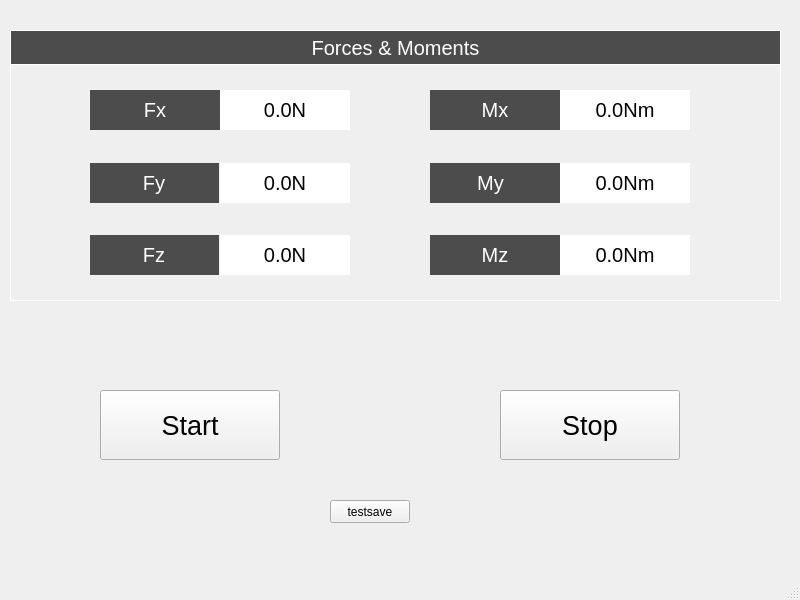
<?xml version="1.0" encoding="UTF-8"?>
<ui version="4.0">
 <class>MainWindow</class>
 <widget class="QMainWindow" name="MainWindow">
  <property name="geometry">
   <rect>
    <x>0</x>
    <y>0</y>
    <width>800</width>
    <height>600</height>
   </rect>
  </property>
  <property name="windowTitle">
   <string>MainWindow</string>
  </property>
  <property name="styleSheet">
   <string notr="true">MainWindow{background :rgb(40,44,52)}</string>
  </property>
  <widget class="QWidget" name="centralwidget">
   <widget class="QGroupBox" name="groupBoxForcesPara">
    <property name="geometry">
     <rect>
      <x>10</x>
      <y>30</y>
      <width>771</width>
      <height>271</height>
     </rect>
    </property>
    <property name="font">
     <font>
      <family>Arial</family>
      <pointsize>18</pointsize>
     </font>
    </property>
    <property name="styleSheet">
     <string notr="true">QGroupBox{ color :rgb(255,255,255);border-style:solid; border-color:rgb(255,255,255);border-width:1px;}</string>
    </property>
    <property name="title">
     <string/>
    </property>
    <property name="alignment">
     <set>Qt::AlignCenter</set>
    </property>
    <widget class="QGroupBox" name="groupBox_Fx">
     <property name="geometry">
      <rect>
       <x>80</x>
       <y>60</y>
       <width>265</width>
       <height>40</height>
      </rect>
     </property>
     <property name="styleSheet">
      <string notr="true">QGroupBox{border:none}</string>
     </property>
     <property name="title">
      <string/>
     </property>
     <widget class="QLabel" name="label_4">
      <property name="geometry">
       <rect>
        <x>0</x>
        <y>0</y>
        <width>130</width>
        <height>40</height>
       </rect>
      </property>
      <property name="font">
       <font>
        <family>Arial</family>
        <pointsize>15</pointsize>
       </font>
      </property>
      <property name="styleSheet">
       <string notr="true">QLabel { color : rgb(255,255,255);background:rgb(76,76,76) }</string>
      </property>
      <property name="text">
       <string>Fx</string>
      </property>
      <property name="alignment">
       <set>Qt::AlignCenter</set>
      </property>
     </widget>
     <widget class="QLabel" name="label_value_fx">
      <property name="geometry">
       <rect>
        <x>130</x>
        <y>0</y>
        <width>130</width>
        <height>40</height>
       </rect>
      </property>
      <property name="font">
       <font>
        <family>Arial</family>
        <pointsize>15</pointsize>
       </font>
      </property>
      <property name="styleSheet">
       <string notr="true">QLabel {background:rgb(255,255,255) }</string>
      </property>
      <property name="text">
       <string>0.0N</string>
      </property>
      <property name="alignment">
       <set>Qt::AlignCenter</set>
      </property>
     </widget>
    </widget>
    <widget class="QGroupBox" name="groupBox_Fy">
     <property name="geometry">
      <rect>
       <x>80</x>
       <y>133</y>
       <width>265</width>
       <height>40</height>
      </rect>
     </property>
     <property name="styleSheet">
      <string notr="true">QGroupBox{border:none}</string>
     </property>
     <property name="title">
      <string/>
     </property>
     <widget class="QLabel" name="label_5">
      <property name="geometry">
       <rect>
        <x>-1</x>
        <y>0</y>
        <width>130</width>
        <height>40</height>
       </rect>
      </property>
      <property name="font">
       <font>
        <family>Arial</family>
        <pointsize>15</pointsize>
       </font>
      </property>
      <property name="styleSheet">
       <string notr="true">QLabel { color : rgb(255,255,255);background:rgb(76,76,76) }</string>
      </property>
      <property name="text">
       <string>Fy</string>
      </property>
      <property name="alignment">
       <set>Qt::AlignCenter</set>
      </property>
     </widget>
     <widget class="QLabel" name="label_value_fy">
      <property name="geometry">
       <rect>
        <x>130</x>
        <y>0</y>
        <width>130</width>
        <height>40</height>
       </rect>
      </property>
      <property name="font">
       <font>
        <family>Arial</family>
        <pointsize>15</pointsize>
       </font>
      </property>
      <property name="styleSheet">
       <string notr="true">QLabel {background:rgb(255,255,255) }</string>
      </property>
      <property name="text">
       <string>0.0N</string>
      </property>
      <property name="alignment">
       <set>Qt::AlignCenter</set>
      </property>
     </widget>
    </widget>
    <widget class="QGroupBox" name="groupBox_Fz">
     <property name="geometry">
      <rect>
       <x>80</x>
       <y>205</y>
       <width>265</width>
       <height>40</height>
      </rect>
     </property>
     <property name="styleSheet">
      <string notr="true">QGroupBox{border:none}</string>
     </property>
     <property name="title">
      <string/>
     </property>
     <widget class="QLabel" name="label_7">
      <property name="geometry">
       <rect>
        <x>-1</x>
        <y>0</y>
        <width>130</width>
        <height>40</height>
       </rect>
      </property>
      <property name="font">
       <font>
        <family>Arial</family>
        <pointsize>15</pointsize>
       </font>
      </property>
      <property name="styleSheet">
       <string notr="true">QLabel { color : rgb(255,255,255);background:rgb(76,76,76) }</string>
      </property>
      <property name="text">
       <string>Fz</string>
      </property>
      <property name="alignment">
       <set>Qt::AlignCenter</set>
      </property>
     </widget>
     <widget class="QLabel" name="label_value_fz">
      <property name="geometry">
       <rect>
        <x>130</x>
        <y>0</y>
        <width>130</width>
        <height>40</height>
       </rect>
      </property>
      <property name="font">
       <font>
        <family>Arial</family>
        <pointsize>15</pointsize>
       </font>
      </property>
      <property name="styleSheet">
       <string notr="true">QLabel {background:rgb(255,255,255) }</string>
      </property>
      <property name="text">
       <string>0.0N</string>
      </property>
      <property name="alignment">
       <set>Qt::AlignCenter</set>
      </property>
     </widget>
    </widget>
    <widget class="QGroupBox" name="groupBox_Mx">
     <property name="geometry">
      <rect>
       <x>420</x>
       <y>60</y>
       <width>265</width>
       <height>40</height>
      </rect>
     </property>
     <property name="styleSheet">
      <string notr="true">QGroupBox{border:none}</string>
     </property>
     <property name="title">
      <string/>
     </property>
     <widget class="QLabel" name="label_value_mx">
      <property name="geometry">
       <rect>
        <x>130</x>
        <y>0</y>
        <width>130</width>
        <height>40</height>
       </rect>
      </property>
      <property name="font">
       <font>
        <family>Arial</family>
        <pointsize>15</pointsize>
       </font>
      </property>
      <property name="styleSheet">
       <string notr="true">QLabel {background:rgb(255,255,255) }</string>
      </property>
      <property name="text">
       <string>0.0Nm</string>
      </property>
      <property name="alignment">
       <set>Qt::AlignCenter</set>
      </property>
     </widget>
     <widget class="QLabel" name="label_9">
      <property name="geometry">
       <rect>
        <x>0</x>
        <y>0</y>
        <width>130</width>
        <height>40</height>
       </rect>
      </property>
      <property name="font">
       <font>
        <family>Arial</family>
        <pointsize>15</pointsize>
       </font>
      </property>
      <property name="styleSheet">
       <string notr="true">QLabel { color : rgb(255,255,255);background:rgb(76,76,76) }</string>
      </property>
      <property name="text">
       <string>Mx</string>
      </property>
      <property name="alignment">
       <set>Qt::AlignCenter</set>
      </property>
     </widget>
    </widget>
    <widget class="QGroupBox" name="groupBox_My">
     <property name="geometry">
      <rect>
       <x>420</x>
       <y>133</y>
       <width>265</width>
       <height>40</height>
      </rect>
     </property>
     <property name="styleSheet">
      <string notr="true">QGroupBox{border:none}</string>
     </property>
     <property name="title">
      <string/>
     </property>
     <widget class="QLabel" name="label_11">
      <property name="geometry">
       <rect>
        <x>-10</x>
        <y>0</y>
        <width>141</width>
        <height>40</height>
       </rect>
      </property>
      <property name="font">
       <font>
        <family>Arial</family>
        <pointsize>15</pointsize>
       </font>
      </property>
      <property name="styleSheet">
       <string notr="true">QLabel { color : rgb(255,255,255);background:rgb(76,76,76) }</string>
      </property>
      <property name="text">
       <string>My</string>
      </property>
      <property name="alignment">
       <set>Qt::AlignCenter</set>
      </property>
     </widget>
     <widget class="QLabel" name="label_value_my">
      <property name="geometry">
       <rect>
        <x>130</x>
        <y>0</y>
        <width>130</width>
        <height>40</height>
       </rect>
      </property>
      <property name="font">
       <font>
        <family>Arial</family>
        <pointsize>15</pointsize>
       </font>
      </property>
      <property name="styleSheet">
       <string notr="true">QLabel {background:rgb(255,255,255) }</string>
      </property>
      <property name="text">
       <string>0.0Nm</string>
      </property>
      <property name="alignment">
       <set>Qt::AlignCenter</set>
      </property>
     </widget>
    </widget>
    <widget class="QGroupBox" name="groupBox_Mz">
     <property name="geometry">
      <rect>
       <x>420</x>
       <y>205</y>
       <width>265</width>
       <height>40</height>
      </rect>
     </property>
     <property name="styleSheet">
      <string notr="true">QGroupBox{border:none}</string>
     </property>
     <property name="title">
      <string/>
     </property>
     <widget class="QLabel" name="label_13">
      <property name="geometry">
       <rect>
        <x>0</x>
        <y>0</y>
        <width>130</width>
        <height>40</height>
       </rect>
      </property>
      <property name="font">
       <font>
        <family>Arial</family>
        <pointsize>15</pointsize>
       </font>
      </property>
      <property name="styleSheet">
       <string notr="true">QLabel { color : rgb(255,255,255);background:rgb(76,76,76) }</string>
      </property>
      <property name="text">
       <string>Mz</string>
      </property>
      <property name="alignment">
       <set>Qt::AlignCenter</set>
      </property>
     </widget>
     <widget class="QLabel" name="label_value_mz">
      <property name="geometry">
       <rect>
        <x>130</x>
        <y>0</y>
        <width>130</width>
        <height>40</height>
       </rect>
      </property>
      <property name="font">
       <font>
        <family>Arial</family>
        <pointsize>15</pointsize>
       </font>
      </property>
      <property name="styleSheet">
       <string notr="true">QLabel {background:rgb(255,255,255) }</string>
      </property>
      <property name="text">
       <string>0.0Nm</string>
      </property>
      <property name="alignment">
       <set>Qt::AlignCenter</set>
      </property>
     </widget>
    </widget>
    <widget class="QLabel" name="label_6">
     <property name="geometry">
      <rect>
       <x>0</x>
       <y>0</y>
       <width>771</width>
       <height>35</height>
      </rect>
     </property>
     <property name="font">
      <font>
       <family>Arial</family>
       <pointsize>15</pointsize>
      </font>
     </property>
     <property name="styleSheet">
      <string notr="true">QLabel{color:rgb(255,255,255);background-color:rgb(76,76,76);border-style:solid; border-color:rgb(255,255,255);border-width:1px;}</string>
     </property>
     <property name="text">
      <string>Forces &amp; Moments</string>
     </property>
     <property name="alignment">
      <set>Qt::AlignCenter</set>
     </property>
    </widget>
   </widget>
   <widget class="QPushButton" name="pushButton">
    <property name="geometry">
     <rect>
      <x>100</x>
      <y>390</y>
      <width>180</width>
      <height>70</height>
     </rect>
    </property>
    <property name="font">
     <font>
      <pointsize>20</pointsize>
     </font>
    </property>
    <property name="text">
     <string>Start</string>
    </property>
   </widget>
   <widget class="QPushButton" name="pushButton_2">
    <property name="geometry">
     <rect>
      <x>500</x>
      <y>390</y>
      <width>180</width>
      <height>70</height>
     </rect>
    </property>
    <property name="font">
     <font>
      <pointsize>20</pointsize>
     </font>
    </property>
    <property name="text">
     <string>Stop</string>
    </property>
   </widget>
   <widget class="QPushButton" name="pushButton_3">
    <property name="geometry">
     <rect>
      <x>330</x>
      <y>500</y>
      <width>80</width>
      <height>23</height>
     </rect>
    </property>
    <property name="text">
     <string>testsave</string>
    </property>
   </widget>
  </widget>
  <widget class="QMenuBar" name="menubar">
   <property name="geometry">
    <rect>
     <x>0</x>
     <y>0</y>
     <width>800</width>
     <height>20</height>
    </rect>
   </property>
  </widget>
  <widget class="QStatusBar" name="statusbar"/>
 </widget>
 <resources/>
 <connections/>
</ui>
